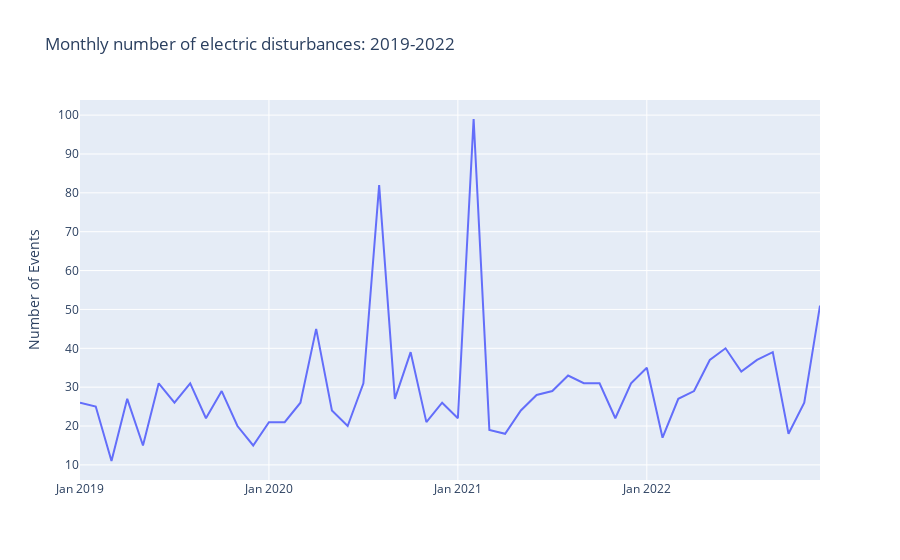

Notebook code for this chart:
### Markdown cell above
### What is the number of electric disturbances by month each year?

### Code cell
#aggregating the number of events by year and month
df_plotly = df.groupby(['Year','Month'], sort=False, as_index=False)['Area_Affected'] \
                .agg('count') \
                .rename(columns={'Area_Affected':'Number_of_Events'})

#creating a new column concatenating months and years
df_plotly['Month_Year'] = df_plotly['Month'] \
                              +' '+df_plotly['Year'].apply(str)
#ploting
fig = px.line(df_plotly, 
              x='Month_Year', 
              y='Number_of_Events',
              title='Monthly number of electric disturbances: 2019-2022',
              labels={
                     'Number_of_Events': 'Number of Events ',
                     'Month_Year': ' '
                        }
            )

#setting the x tick labels
fig.update_xaxes(ticktext=['Jan 2019','Jan 2020','Jan 2021','Jan 2022'],
                 tickvals=['January 2019','January 2020','January 2021','January 2022'],)
fig.show()

### Figure 1 — Plotly figure (JSON) as saved in the notebook; plotly's stock layout.template omitted (floating-point values rounded to 4 significant figures)
{"data": [{"hovertemplate": " =%{x}<br>Number of Events =%{y}<extra></extra>", "legendgroup": "", "line": {"color": "#636efa", "dash": "solid"}, "marker": {"symbol": "circle"}, "mode": "lines", "name": "", "orientation": "v", "showlegend": false, "type": "scatter", "x": ["January 2019", "February 2019", "March 2019", "April 2019", "May 2019", "June 2019", "July 2019", "August 2019", "September 2019", "October 2019", "November 2019", "December 2019", "January 2020", "February 2020", "March 2020", "April 2020", "May 2020", "June 2020", "July 2020", "August 2020", "September 2020", "October 2020", "November 2020", "December 2020", "January 2021", "February 2021", "March 2021", "April 2021", "May 2021", "June 2021", "July 2021", "August 2021", "September 2021", "October 2021", "November 2021", "December 2021", "January 2022", "February 2022", "March 2022", "April 2022", "May 2022", "June 2022", "July 2022", "August 2022", "September 2022", "October 2022", "November 2022", "December 2022"], "xaxis": "x", "y": [26, 25, 11, 27, 15, 31, 26, 31, 22, 29, 20, 15, 21, 21, 26, 45, 24, 20, 31, 82, 27, 39, 21, 26, 22, 99, 19, 18, 24, 28, 29, 33, 31, 31, 22, 31, 35, 17, 27, 29, 37, 40, 34, 37, 39, 18, 26, 51], "yaxis": "y"}], "layout": {"legend": {"tracegroupgap": 0}, "title": {"text": "Monthly number of electric disturbances: 2019-2022"}, "xaxis": {"anchor": "y", "domain": [0, 1], "ticktext": ["Jan 2019", "Jan 2020", "Jan 2021", "Jan 2022"], "tickvals": ["January 2019", "January 2020", "January 2021", "January 2022"], "title": {"text": " "}}, "yaxis": {"anchor": "x", "domain": [0, 1], "title": {"text": "Number of Events "}}}}
